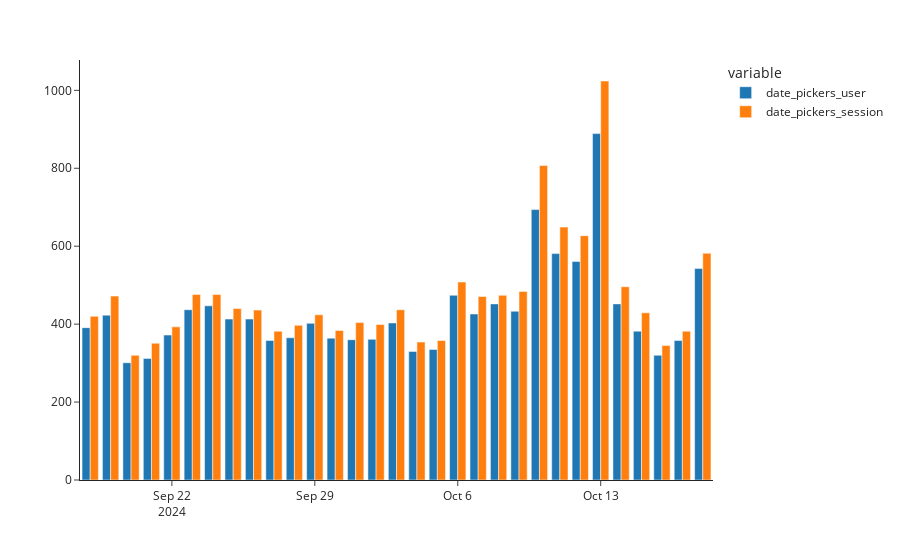

This figure's notebook cell:
### Code cell
#Visualize

bar = px.bar (date_pickers_agg, x = 'date', y=['date_pickers_user', 'date_pickers_session'],  template = 'simple_white', barmode='group')

bar.update_layout(xaxis_title=None, yaxis_title=None)

bar.show()

### Figure 1 — Plotly figure (JSON) as saved in the notebook; plotly's stock layout.template omitted (floating-point values rounded to 4 significant figures)
{"data": [{"alignmentgroup": "True", "hovertemplate": "variable=date_pickers_user<br>date=%{x}<br>value=%{y}<extra></extra>", "legendgroup": "date_pickers_user", "marker": {"color": "#1F77B4", "pattern": {"shape": ""}}, "name": "date_pickers_user", "offsetgroup": "date_pickers_user", "orientation": "v", "showlegend": true, "textposition": "auto", "type": "bar", "x": ["2024-09-18T00:00:00", "2024-09-19T00:00:00", "2024-09-20T00:00:00", "2024-09-21T00:00:00", "2024-09-22T00:00:00", "2024-09-23T00:00:00", "2024-09-24T00:00:00", "2024-09-25T00:00:00", "2024-09-26T00:00:00", "2024-09-27T00:00:00", "2024-09-28T00:00:00", "2024-09-29T00:00:00", "2024-09-30T00:00:00", "2024-10-01T00:00:00", "2024-10-02T00:00:00", "2024-10-03T00:00:00", "2024-10-04T00:00:00", "2024-10-05T00:00:00", "2024-10-06T00:00:00", "2024-10-07T00:00:00", "2024-10-08T00:00:00", "2024-10-09T00:00:00", "2024-10-10T00:00:00", "2024-10-11T00:00:00", "2024-10-12T00:00:00", "2024-10-13T00:00:00", "2024-10-14T00:00:00", "2024-10-15T00:00:00", "2024-10-16T00:00:00", "2024-10-17T00:00:00", "2024-10-18T00:00:00"], "xaxis": "x", "y": [391, 423, 301, 312, 372, 437, 447, 413, 413, 358, 365, 402, 364, 360, 361, 403, 330, 335, 474, 426, 452, 433, 694, 581, 561, 889, 452, 382, 320, 358, 543], "yaxis": "y"}, {"alignmentgroup": "True", "hovertemplate": "variable=date_pickers_session<br>date=%{x}<br>value=%{y}<extra></extra>", "legendgroup": "date_pickers_session", "marker": {"color": "#FF7F0E", "pattern": {"shape": ""}}, "name": "date_pickers_session", "offsetgroup": "date_pickers_session", "orientation": "v", "showlegend": true, "textposition": "auto", "type": "bar", "x": ["2024-09-18T00:00:00", "2024-09-19T00:00:00", "2024-09-20T00:00:00", "2024-09-21T00:00:00", "2024-09-22T00:00:00", "2024-09-23T00:00:00", "2024-09-24T00:00:00", "2024-09-25T00:00:00", "2024-09-26T00:00:00", "2024-09-27T00:00:00", "2024-09-28T00:00:00", "2024-09-29T00:00:00", "2024-09-30T00:00:00", "2024-10-01T00:00:00", "2024-10-02T00:00:00", "2024-10-03T00:00:00", "2024-10-04T00:00:00", "2024-10-05T00:00:00", "2024-10-06T00:00:00", "2024-10-07T00:00:00", "2024-10-08T00:00:00", "2024-10-09T00:00:00", "2024-10-10T00:00:00", "2024-10-11T00:00:00", "2024-10-12T00:00:00", "2024-10-13T00:00:00", "2024-10-14T00:00:00", "2024-10-15T00:00:00", "2024-10-16T00:00:00", "2024-10-17T00:00:00", "2024-10-18T00:00:00"], "xaxis": "x", "y": [420, 472, 320, 351, 393, 476, 476, 440, 436, 382, 397, 424, 384, 404, 399, 437, 354, 358, 508, 471, 474, 484, 807, 649, 627, 1024, 496, 429, 345, 382, 582], "yaxis": "y"}], "layout": {"autosize": true, "barmode": "group", "legend": {"title": {"text": "variable"}, "tracegroupgap": 0}, "margin": {"t": 60}, "xaxis": {"anchor": "y", "autorange": true, "domain": [0, 1], "range": ["2024-09-17 12:00", "2024-10-18 12:00"], "title": {}, "type": "date"}, "yaxis": {"anchor": "x", "autorange": true, "domain": [0, 1], "range": [0, 1078.0], "title": {}, "type": "linear"}}}
